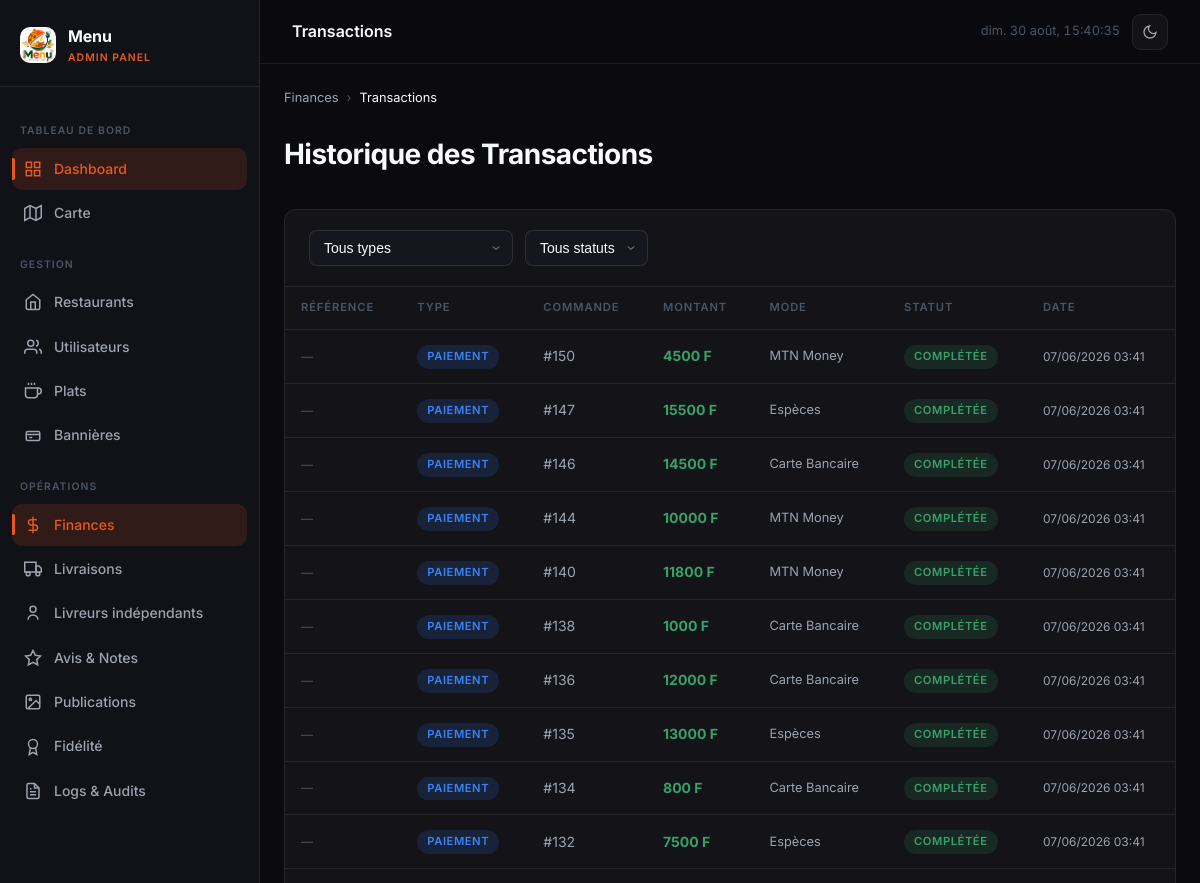
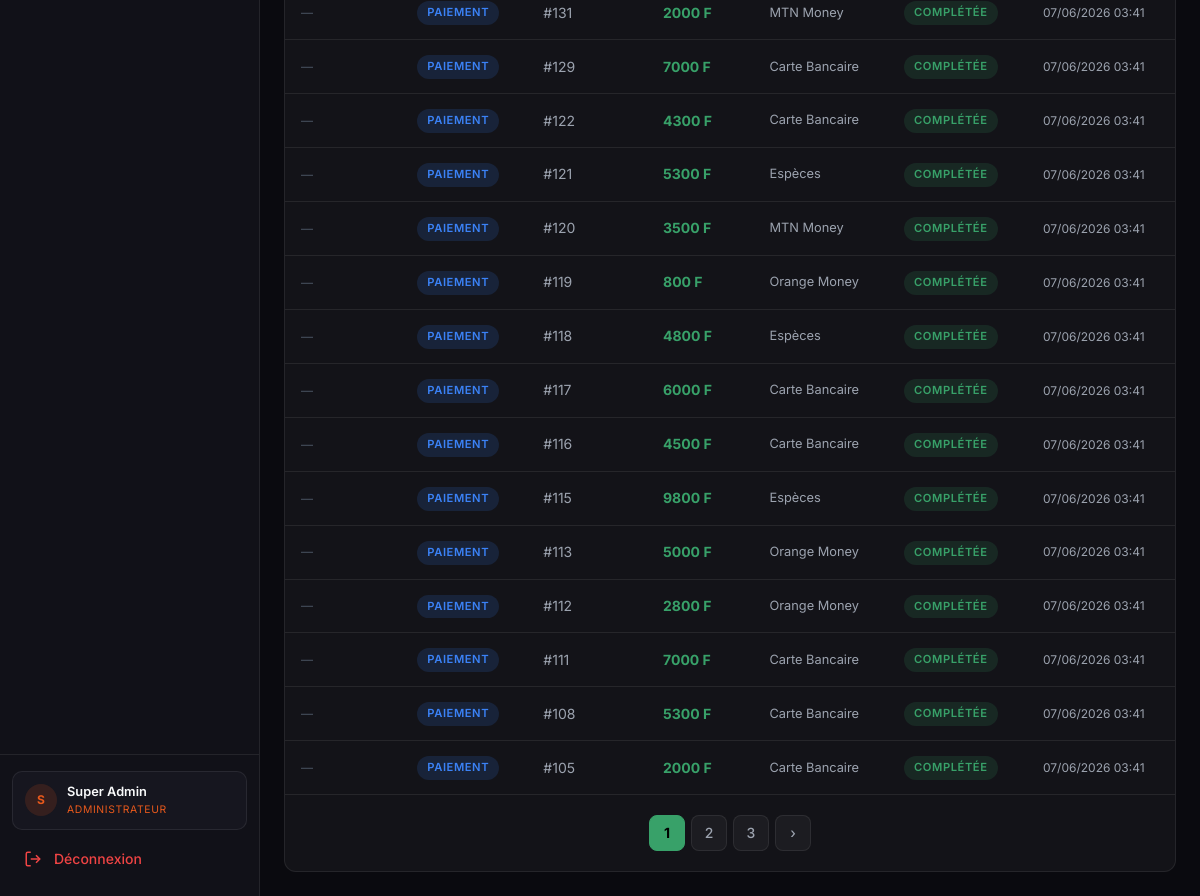
/admin-panel/finances/transactions/ (signed in), run on an earlier commit of the app's database (2 pictures, top to bottom).
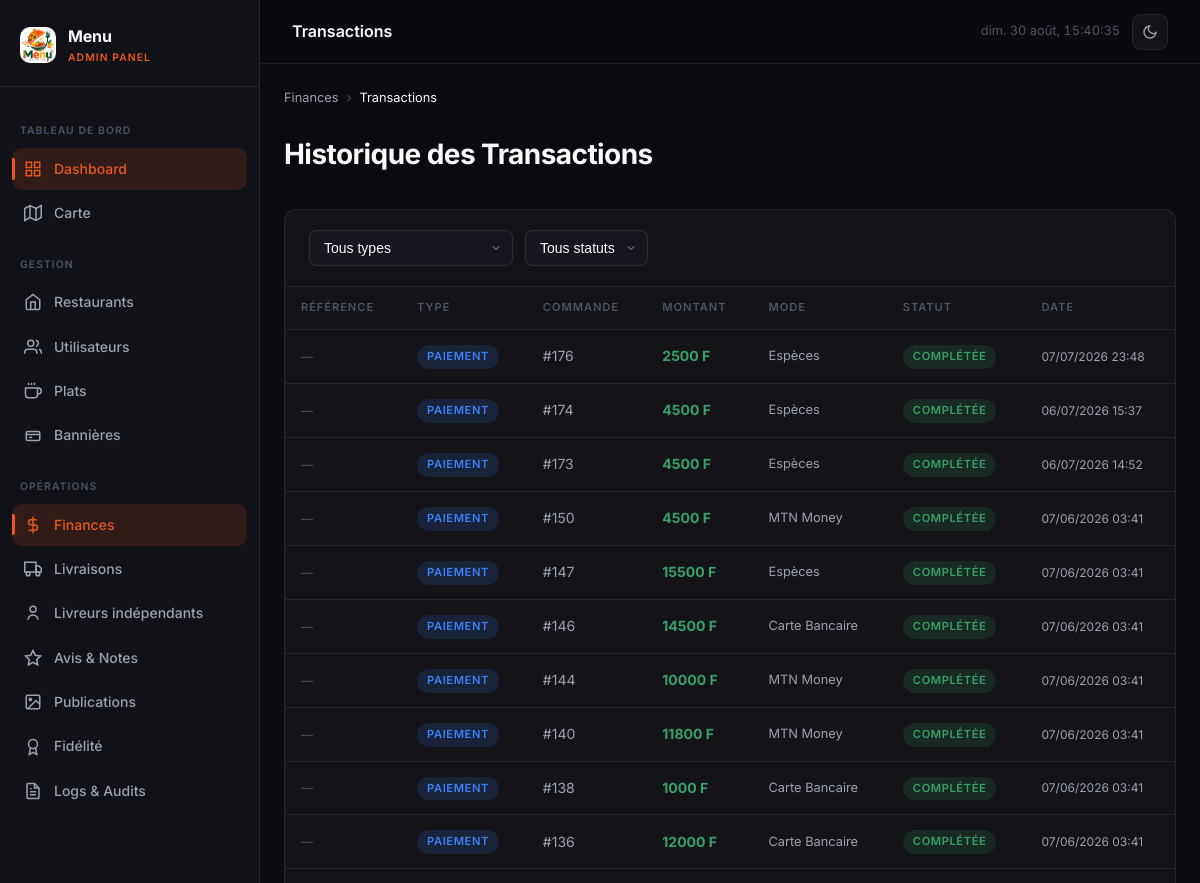
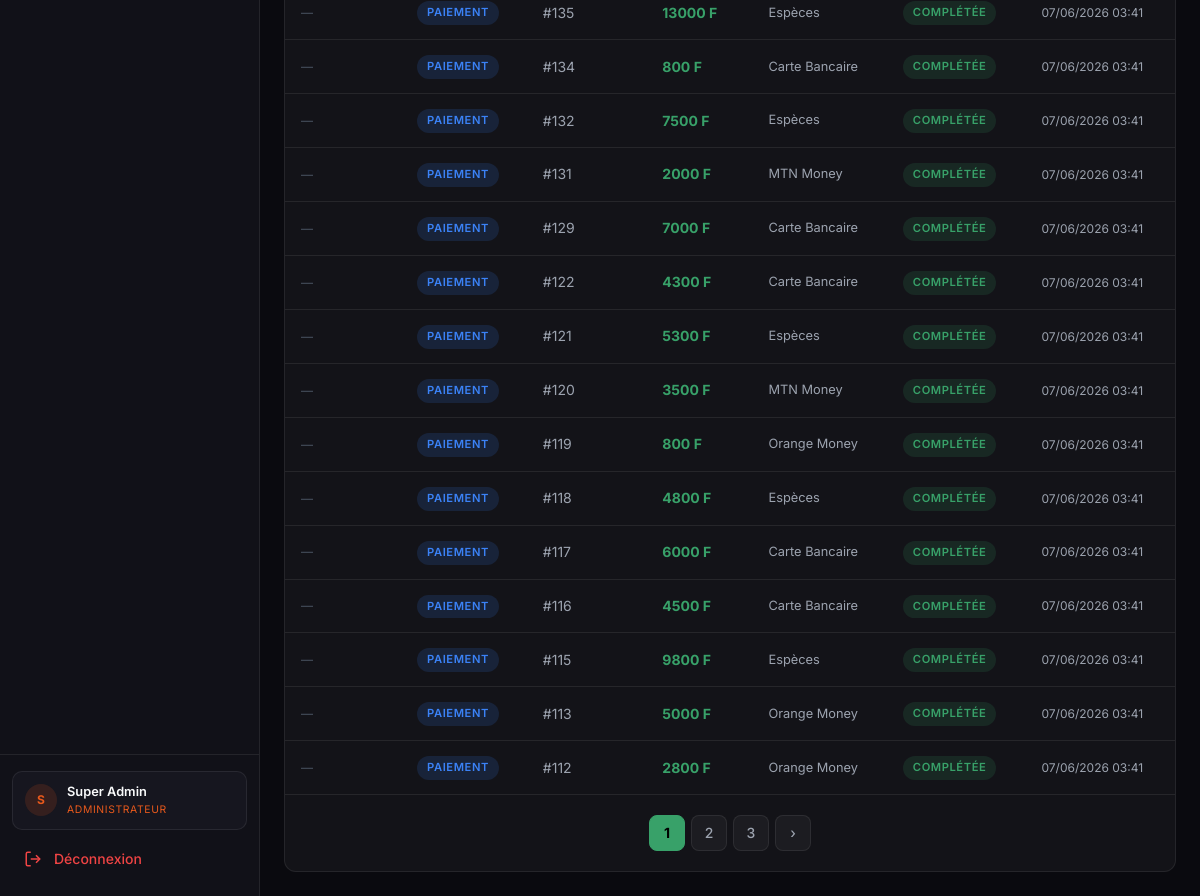
And on a later commit of the database (2 pictures, top to bottom).
### core/models.py (models this page shows, shortened)
class Transaction(models.Model):
    TYPE_CHOICES = [
        ('paiement_client', 'Paiement Client'),
        ('commission_eeuez', 'Commission plateforme'),
        ('reversement_restaurant', 'Reversement Restaurant'),
    ]
    STATUT_CHOICES = [
        ('en_attente', 'En attente'),
        ('complete', 'Complétée'),
        ('echouee', 'Échouée'),
        ('remboursee', 'Remboursée'),
    ]
    commande = models.ForeignKey(Commande, on_delete=models.CASCADE, related_name='transactions')
    type = models.CharField(max_length=30, choices=TYPE_CHOICES)
    montant = models.DecimalField(max_digits=12, decimal_places=0)
    mode_paiement = models.CharField(max_length=20, choices=MODE_PAIEMENT_CHOICES, default='especes')
    statut = models.CharField(max_length=20, choices=STATUT_CHOICES, default='en_attente')
    reference = models.CharField(max_length=100, blank=True)
    provider_reference = models.CharField(max_length=100, blank=True)
    created_at = models.DateTimeField(auto_now_add=True)
    class Meta:
        verbose_name = 'Transaction'
        verbose_name_plural = 'Transactions'
        ordering = ['-created_at']

### core/views/dashboard.py (the view)
    def wrapper(request, *args, **kwargs):
        if not request.user.is_authenticated or request.user.role != 'admin':
            return redirect('core:login')
        return view_func(request, *args, **kwargs)

### core/views/dashboard.py (called while the page is built)
def admin_required(view_func):
    def wrapper(request, *args, **kwargs):
        if not request.user.is_authenticated or request.user.role != 'admin':
            return redirect('core:login')
        return view_func(request, *args, **kwargs)
    return wrapper

### core/views/finances.py (called while the page is built)
@admin_required
def transaction_list(request):
    qs = Transaction.objects.select_related('commande__restaurant', 'commande__client')
    type_filter = request.GET.get('type', '')
    statut_filter = request.GET.get('statut', '')
    if type_filter:
        qs = qs.filter(type=type_filter)
    if statut_filter:
        qs = qs.filter(statut=statut_filter)
    paginator = Paginator(qs.order_by('-created_at'), 25)
    page = paginator.get_page(request.GET.get('page', 1))
    return render(request, 'admin_panel/finances/transactions.html', {
        'page_obj': page,
        'type_filter': type_filter,
        'statut_filter': statut_filter,
        'active_page': 'finances',
    })

### templates/admin_panel/finances/transactions.html (shortened to what this page needs)
{% extends 'base.html' %}
{% block topbar_title %}Transactions{% endblock %}
{% block content %}
<div class="breadcrumb anim-fade-up">
  <a href="{% url 'core:finances' %}">Finances</a>
  <span class="breadcrumb-sep">›</span>
  <span class="breadcrumb-current">Transactions</span>
</div>
<div class="page-header anim-fade-up">
  <h1 class="page-title">Historique des Transactions</h1>
</div>
<div class="table-wrapper">
  <div class="table-header">
    <form method="get" class="filter-bar" style="flex:1;">
      <select name="type" class="input-select" onchange="this.form.submit()">
        <option value="">Tous types</option>
      </select>
      <select name="statut" class="input-select" onchange="this.form.submit()">
        <option value="">Tous statuts</option>
      </select>
    </form>
  </div>
  {% if page_obj %}
  <table>
    <thead><tr><th>Référence</th><th>Type</th><th>Commande</th><th>Montant</th><th>Mode</th><th>Statut</th><th>Date</th></tr></thead>
    <tbody>
      {% for tx in page_obj %}
      <tr>
        <td style="font-size:0.75rem;color:var(--text-muted);">{{ tx.reference|default:"—" }}</td>
        <td>
          {% if tx.type == 'paiement_client' %}<span class="badge badge-blue">Paiement</span>
          {% elif tx.type == 'commission_eeuez' %}<span class="badge badge-blue" style="--accent-blue:var(--accent-purple);">Commission</span>
          {% else %}<span class="badge badge-green">Reversement</span>{% endif %}
        </td>
        <td>#{{ tx.commande_id }}</td>
        <td style="color:var(--accent-green);font-weight:700;">{{ tx.montant|floatformat:0 }} F</td>
        <td style="font-size:0.8rem;">{{ tx.get_mode_paiement_display }}</td>
        <td>
          {% if tx.statut == 'complete' %}<span class="badge badge-green">Complétée</span>
          {% elif tx.statut == 'en_attente' %}<span class="badge badge-amber"><span class="badge-dot"></span>En attente</span>
          {% elif tx.statut == 'echouee' %}<span class="badge badge-red">Échouée</span>
          {% else %}<span class="badge badge-gray">{{ tx.get_statut_display }}</span>{% endif %}
        </td>
        <td style="font-size:0.75rem;">{{ tx.created_at|date:"d/m/Y H:i" }}</td>
      </tr>
      {% endfor %}
    </tbody>
  </table>
  {% if page_obj.has_other_pages %}
  <div class="pagination">
    {% for num in page_obj.paginator.page_range %}{% if page_obj.number == num %}<span class="page-link active">{{ num }}</span>{% elif num > page_obj.number|add:'-3' and num < page_obj.number|add:'3' %}<a href="?page={{ num }}&type={{ type_filter }}&statut={{ statut_filter }}" class="page-link">{{ num }}</a>{% endif %}{% endfor %}
    {% if page_obj.has_next %}<a href="?page={{ page_obj.next_page_number }}&type={{ type_filter }}&statut={{ statut_filter }}" class="page-link">›</a>{% endif %}
  </div>
  {% endif %}
  {% else %}
  <div class="empty-state"><p>Aucune transaction</p></div>
  {% endif %}
</div>
{% endblock %}

What changed in the data, as far as the page shows it:
no longer on this page (row unchanged): Transaction: reference "—", type "PAIEMENT", commande_id "111", montant "7000", mode_paiement "Carte Bancaire", statut "COMPLÉTÉE", created_at "07/06/2026 03:41"
no longer on this page (row unchanged): Transaction: reference "—", type "PAIEMENT", commande_id "108", montant "5300", mode_paiement "Carte Bancaire", statut "COMPLÉTÉE", created_at "07/06/2026 03:41"
no longer on this page (row unchanged): Transaction: reference "—", type "PAIEMENT", commande_id "105", montant "2000", mode_paiement "Carte Bancaire", statut "COMPLÉTÉE", created_at "07/06/2026 03:41"
added Transaction: reference "—", type "PAIEMENT", commande_id "176", montant "2500", mode_paiement "Espèces", statut "COMPLÉTÉE", created_at "07/07/2026 23:48"
added Transaction: reference "—", type "PAIEMENT", commande_id "174", montant "4500", mode_paiement "Espèces", statut "COMPLÉTÉE", created_at "06/07/2026 15:37"
added Transaction: reference "—", type "PAIEMENT", commande_id "173", montant "4500", mode_paiement "Espèces", statut "COMPLÉTÉE", created_at "06/07/2026 14:52"
